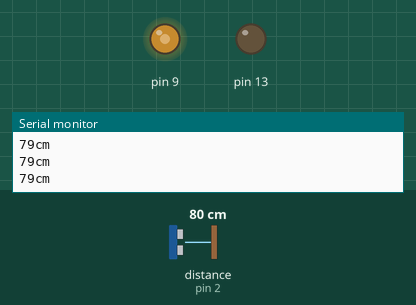
The sketch below on a simulated Arduino Uno, built with avr-gcc and run on an emulated ATmega328P. On the bench: output pins drawn as LEDs (lit = HIGH), the last lines printed to the serial monitor. Wiring (inferred from the names in the program): ultrasonic range finder: trigger pin 3; echo pin 2. Inputs (shaded band) come from the test bench; at power-on: distance to the obstacle (sensor on pin 2) 80 cm. The echo pulse lasts 58.3 µs per cm; pins used as bus, display or sensor lines are not drawn.

Above: at 1.2 s.
1.3 s: distance to the obstacle (sensor on pin 2) set to 250 cm
At 5.1 s:
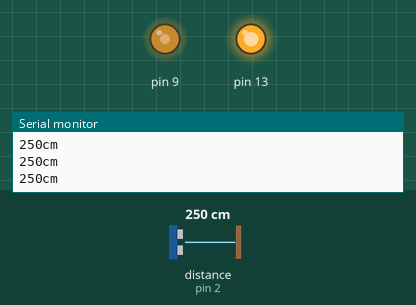
Timing chart, 0 to 10.3 s (numbered marks = the images above; inputs shaded):
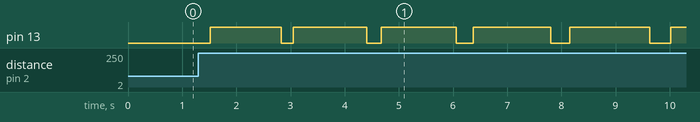

The sketch:

my_timer_test.ino
```cpp
#include <MsTimer2.h>

#include "TimerOne.h"

int trigPin = 3;
int echoPin = 2;
long duration, cm;

void setup()
{
  //ultrassonic interrupt
  //Define inputs and outputs
  pinMode(trigPin, OUTPUT);
  pinMode(echoPin, INPUT);
  MsTimer2::set(20, sendPulse); // 500ms period
  MsTimer2::start();


  //led interrupt
  pinMode(13, OUTPUT);
  Timer1.initialize(1300000);         // initialize timer1
  Timer1.pwm(9, 512);                // setup pwm on pin 9, 50% duty cycle
  Timer1.attachInterrupt(travaRoda);  // attaches callback() as a timer overflow interrupt


  Serial.begin (9600);

}
void sendPulse(){
  digitalWrite(trigPin, LOW);
  delayMicroseconds(5);
  digitalWrite(trigPin, HIGH);
  delayMicroseconds(10);
  digitalWrite(trigPin, LOW);
  duration = pulseIn(echoPin, HIGH);
  cm = (duration/2) / 29.1;
  Serial.print(cm);
  Serial.print("cm");
  Serial.println();
}

void travaRoda()
{
  digitalWrite(13, LOW);
  Timer1.initialize(200000);
  Timer1.attachInterrupt(desbloqueiaRoda);
}
void desbloqueiaRoda(){
  digitalWrite(13, HIGH);
  Timer1.initialize(1300000);         // initialize timer1
  Timer1.attachInterrupt(travaRoda);   // attaches callback2() as a timer overflow interrupt
}

long i = 0;

void loop()
{
}
```

Measured:
- by itself, pin 13: repeats every 1.6 s: LOW 0.23 s, HIGH 1.4 s
